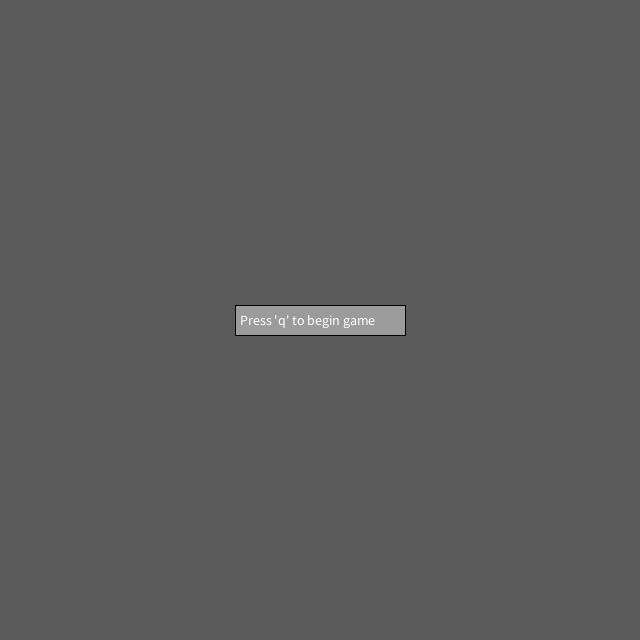
Frame 1 (no input)
Frame 60 (the mouse pressed at the canvas centre just before this capture): identical to frame 1, image omitted
Frame 120 (the mouse held since frame 60 and released just before this capture): identical to frame 1, image omitted

The Processing sketch that drew this single still picture (run headless with seeded random() and noise(); from frame 60 on, the mouse is pressed at the canvas centre):

// Processing sketch: tetrisCombined
// ── tetrisCombined.pde
final int SPEED_ACROSS = 5;
final int SPEED_DOWN = 40;
final int SPEED_ROTATE = 10;

final int STATE_START = 0;
final int STATE_PLAYING = 1;
final int STATE_PAUSE = 2;
final int STATE_OVER = 3;

Menu menu;
Grid grid;
Grid heldGrid;
Grid nextGrid;
Block currentBlock;
Block nextBlock;
Block heldBlock;

int currentBlockValue;
int nextBlockValue;
int heldBlockValue;

int gameState;

boolean rotate, left, right, fallFast, switchBlock, start, pause;
boolean hasSwitched;

void setup() {
  size(640, 640); //Screen Resolution
  background(90, 90, 90); //Sets Background Color
  menu = new Menu();
  grid = new Grid(12, 25, 200, 40, 20, 155, 155, 155, 90, 90, 90, false);
  nextGrid = new Grid(4, 2, 450, 140, 20, 155, 155, 155, 90, 90, 90, true);
  heldGrid = new Grid(4, 2, 450, 270, 20, 155, 155, 155, 90, 90, 90, true);
  currentBlockValue = 0;
  heldBlockValue = -1;
  nextBlock(currentBlockValue);
  nextBlockAfter();
  hasSwitched = false;
  gameState = STATE_START;
}

void draw() {
  
  switch(gameState){
    case(STATE_START):
      stateStart();
      break;
      
    case(STATE_PLAYING):
      statePlaying();
      break;
      
    case(STATE_PAUSE):
      statePause();
      break;
      
    case(STATE_OVER):
      stateOver();
      break;
  }
}

void stateStart(){
  menu.showStart();
  if(start){
    gameState = STATE_PLAYING;
  }
}

void statePlaying(){
  menu.show();
  grid.show();
  heldGrid.show();
  nextGrid.show();
  grid.checkClear();
  
  if(grid.isGameOver()){
    gameState = STATE_OVER;
  }
  
  if(fallFast && frameCount % ((int) SPEED_DOWN / 10) == 0) {
    currentBlock.fall();  
  }
  
  else if(frameCount % SPEED_DOWN == 0){
    currentBlock.fall();  
  }
  
  if(currentBlock.hitSolid()){
    menu.scoreUp(5);
    grid.cleanPlaying();
    nextBlock(nextBlockValue);
    nextGrid.resetMap();
    nextBlockAfter();
  }
  
  if(right && frameCount % SPEED_ACROSS == 0){
    currentBlock.moveRight();
  }
  
  if(left && frameCount % SPEED_ACROSS == 0){
    currentBlock.moveLeft();
  }
  
  if(rotate && frameCount % SPEED_ROTATE == 0){
    currentBlock.rotate();
  }
  
  if(switchBlock && heldBlockValue == -1){
    heldBlockValue = currentBlockValue;
    currentBlockValue = nextBlockValue;
    nextGrid.resetMap();
    nextBlockAfter();
    nextBlockHeld(heldBlockValue);
    currentBlock.clearBlock();
    nextBlock(currentBlockValue);
  }
  else if(switchBlock && frameCount % 30 == 0){
    int temp = currentBlockValue;
    currentBlockValue = heldBlockValue;
    heldBlockValue = temp;
    heldGrid.resetMap();
    nextBlockHeld(heldBlockValue);
    currentBlock.clearBlock();
    nextBlock(currentBlockValue);
  }
  
  if(pause){
    gameState = STATE_PAUSE;  
  }
}

void statePause(){
  menu.showPause();
  if(start){
    gameState = STATE_PLAYING;  
  }
}

void stateOver(){
  menu.show();
  menu.showGameOver();
  if(pause){
    exit();  
  }
  if(start){
    resetGame();
    gameState = STATE_START;
  }
}

void resetGame(){
  menu = new Menu();
  grid = new Grid(12, 25, 200, 40, 20, 155, 155, 155, 90, 90, 90, false);
  nextGrid = new Grid(4, 2, 450, 140, 20, 155, 155, 155, 90, 90, 90, true);
  heldGrid = new Grid(4, 2, 450, 270, 20, 155, 155, 155, 90, 90, 90, true);
  currentBlockValue = 0;
  heldBlockValue = -1;
  nextBlock(currentBlockValue);
  nextBlockAfter();
  hasSwitched = false;
}

void nextBlock(int value) {
  switch(value){
    case 0:
      currentBlock = new I(grid, 4, 3);
      break;
      
    case 1:
      currentBlock = new J(grid, 4, 3);
      break;
      
    case 2:
      currentBlock = new L(grid, 4, 3);
      break;
      
    case 3:
      currentBlock = new O(grid, 5, 3);
      break;
      
    case 4:
      currentBlock = new S(grid, 4, 3);
      break;
      
    case 5:
      currentBlock = new T(grid, 4, 3);
      break;
      
    case 6:
      currentBlock = new Z(grid, 4, 3);
      break;
  }
}

void nextBlockAfter() {
  switch(int(random(7))){
    case 0:
      nextBlock = new I(nextGrid, 0, 1);
      nextBlockValue = 0;
      break;
      
    case 1:
      nextBlock = new J(nextGrid, 0, 1);
      nextBlockValue = 1;
      break;
      
    case 2:
      nextBlock = new L(nextGrid, 0, 1);
      nextBlockValue = 2;
      break;
      
    case 3:
      nextBlock = new O(nextGrid, 1, 1);
      nextBlockValue = 3;
      break;
      
    case 4:
      nextBlock = new S(nextGrid, 0, 1);
      nextBlockValue = 4;
      break;
      
    case 5:
      nextBlock = new T(nextGrid, 0, 1);
      nextBlockValue = 5;
      break;
      
    case 6:
      nextBlock = new Z(nextGrid, 1, 1);
      nextBlockValue = 6;
      break;
  }
}

void nextBlockHeld(int value) {
  switch(value){
    case 0:
      heldBlock = new I(heldGrid, 0, 1);
      heldBlockValue = 0;
      break;
      
    case 1:
      heldBlock = new J(heldGrid, 0, 1);
      heldBlockValue = 1;
      break;
      
    case 2:
      heldBlock = new L(heldGrid, 0, 1);
      heldBlockValue = 2;
      break;
      
    case 3:
      heldBlock = new O(heldGrid, 1, 1);
      heldBlockValue = 3;
      break;
      
    case 4:
      heldBlock = new S(heldGrid, 0, 1);
      heldBlockValue = 4;
      break;
      
    case 5:
      heldBlock = new T(heldGrid, 0, 1);
      heldBlockValue = 5;
      break;
      
    case 6:
      heldBlock = new Z(heldGrid, 1, 1);
      heldBlockValue = 6;
      break;
  }
}
  
  void keyPressed() {
    if (key == 'w') rotate = true;
    if (key == 'a') left = true;
    if (key == 'd') right = true;
    if (key == 's') fallFast = true;
    if (key == 'e') switchBlock = true;
    if (key == 'q') start = true;
    if (key == 'f') pause = true;
  }
    
  
  void keyReleased() {
    if (key == 'w') rotate = false;
    if (key == 'a') left = false;
    if (key == 'd') right = false;
    if (key == 's') fallFast = false;
    if (key == 'e') switchBlock = false;
    if (key == 'q') start = false;
    if (key == 'f') pause = false;
  }
  
  abstract class Block {
  
  final int RED_STROKE = 90;
  final int GREEN_STROKE = 90;
  final int BLUE_STROKE = 90;
  final int RED_FILL;
  final int GREEN_FILL;
  final int BLUE_FILL;
  
  Grid grid;
  Cell[][] map;
  
  int originIndexX;
  int originIndexY;
  
  Block(Grid grid, int RED_FILL, int GREEN_FILL, int BLUE_FILL) {
    this.grid = grid;
    this.RED_FILL = RED_FILL;
    this.GREEN_FILL = GREEN_FILL;
    this.BLUE_FILL = BLUE_FILL;
    map = grid.getMap();
  }
  
  void rotate() {
    if(map[originIndexY - 1][originIndexX - 1].canRotate && map[originIndexY - 1][originIndexX + 1].isSolid){
      return;
    }
    else if(map[originIndexY - 1][originIndexX].canRotate && map[originIndexY][originIndexX + 1].isSolid) {
      return;
    }
    else if(map[originIndexY - 1][originIndexX + 1].canRotate && map[originIndexY + 1][originIndexX + 1].isSolid) {
      return;  
    }
    else if(map[originIndexY][originIndexX - 1].canRotate && map[originIndexY - 1][originIndexX].isSolid){
      return;  
    }
    else if(map[originIndexY][originIndexX + 1].canRotate && map[originIndexY + 1][originIndexX].isSolid) {
      return;
    }
    else if(map[originIndexY + 1][originIndexX - 1].canRotate && map[originIndexY - 1][originIndexX - 1].isSolid){
      return;
    }
    else if(map[originIndexY - 1][originIndexX].canRotate && map[originIndexY][originIndexX - 1].isSolid){
      return;
    }
    
    if(map[originIndexY - 1][originIndexX - 1].canRotate && (!map[originIndexY - 1][originIndexX + 1].isSolid || map[originIndexY - 1][originIndexX + 1].canRotate)){ //Top Left
      if(map[originIndexY - 1][originIndexX - 1].stickRotate) {
        map[originIndexY - 1][originIndexX - 1].changeCell(RED_FILL, GREEN_FILL, BLUE_FILL, RED_STROKE, GREEN_STROKE, BLUE_STROKE, false, true, false);
        map[originIndexY - 1][originIndexX + 1].changeCell(RED_FILL, GREEN_FILL, BLUE_FILL, RED_STROKE, GREEN_STROKE, BLUE_STROKE, false, true, false);
        map[originIndexY - 1][originIndexX - 1].stickRotateOff();
      }
      else if(map[originIndexY - 1][originIndexX + 1].canRotate){
        map[originIndexY - 1][originIndexX - 1].changeCell(grid.redFill, grid.greenFill, grid.blueFill, grid.redStroke, grid.greenStroke, grid.blueStroke, false, false, false);
        map[originIndexY - 1][originIndexX + 1].stickRotateOn();
      }
      else {
        map[originIndexY - 1][originIndexX - 1].changeCell(grid.redFill, grid.greenFill, grid.blueFill, grid.redStroke, grid.greenStroke, grid.blueStroke, false, false, false);
        map[originIndexY - 1][originIndexX + 1].changeCell(RED_FILL, GREEN_FILL, BLUE_FILL, RED_STROKE, GREEN_STROKE, BLUE_STROKE, false, true, false);
      }
    }

    if(map[originIndexY - 1][originIndexX].canRotate && (!map[originIndexY][originIndexX + 1].isSolid || map[originIndexY][originIndexX + 1].canRotate)){ //Top Middle
      if(map[originIndexY - 1][originIndexX].stickRotate) {
        map[originIndexY - 1][originIndexX].changeCell(RED_FILL, GREEN_FILL, BLUE_FILL, RED_STROKE, GREEN_STROKE, BLUE_STROKE, false, true, false);
        map[originIndexY][originIndexX + 1].changeCell(RED_FILL, GREEN_FILL, BLUE_FILL, RED_STROKE, GREEN_STROKE, BLUE_STROKE, false, true, false);
        map[originIndexY - 1][originIndexX - 1].stickRotateOff();
      }
      else if(map[originIndexY][originIndexX + 1].canRotate){
        map[originIndexY - 1][originIndexX].changeCell(grid.redFill, grid.greenFill, grid.blueFill, grid.redStroke, grid.greenStroke, grid.blueStroke, false, false, false);
        map[originIndexY][originIndexX + 1].stickRotateOn();
      }
      else {
        map[originIndexY - 1][originIndexX].changeCell(grid.redFill, grid.greenFill, grid.blueFill, grid.redStroke, grid.greenStroke, grid.blueStroke, false, false, false);
        map[originIndexY][originIndexX + 1].changeCell(RED_FILL, GREEN_FILL, BLUE_FILL, RED_STROKE, GREEN_STROKE, BLUE_STROKE, false, true, false);
      }
    }
    
    if(map[originIndexY - 1][originIndexX + 1].canRotate && (!map[originIndexY + 1][originIndexX + 1].isSolid || map[originIndexY + 1][originIndexX + 1].canRotate)){ //Top Right
      if(map[originIndexY - 1][originIndexX + 1].stickRotate) {
        map[originIndexY - 1][originIndexX + 1].changeCell(RED_FILL, GREEN_FILL, BLUE_FILL, RED_STROKE, GREEN_STROKE, BLUE_STROKE, false, true, false);
        map[originIndexY + 1][originIndexX + 1].changeCell(RED_FILL, GREEN_FILL, BLUE_FILL, RED_STROKE, GREEN_STROKE, BLUE_STROKE, false, true, false);
        map[originIndexY - 1][originIndexX + 1].stickRotateOff();
      }
      else if(map[originIndexY + 1][originIndexX + 1].canRotate){
        map[originIndexY - 1][originIndexX + 1].changeCell(grid.redFill, grid.greenFill, grid.blueFill, grid.redStroke, grid.greenStroke, grid.blueStroke, false, false, false);
        map[originIndexY + 1][originIndexX + 1].stickRotateOn();
      }
      else {
        map[originIndexY - 1][originIndexX + 1].changeCell(grid.redFill, grid.greenFill, grid.blueFill, grid.redStroke, grid.greenStroke, grid.blueStroke, false, false, false);
        map[originIndexY + 1][originIndexX + 1].changeCell(RED_FILL, GREEN_FILL, BLUE_FILL, RED_STROKE, GREEN_STROKE, BLUE_STROKE, false, true, false);
      }
    }

    if(map[originIndexY][originIndexX - 1].canRotate && (!map[originIndexY - 1][originIndexX].isSolid || map[originIndexY - 1][originIndexX].canRotate)){ //Middle Left
      if(map[originIndexY][originIndexX - 1].stickRotate) {
        map[originIndexY][originIndexX - 1].changeCell(RED_FILL, GREEN_FILL, BLUE_FILL, RED_STROKE, GREEN_STROKE, BLUE_STROKE, false, true, false);
        map[originIndexY - 1][originIndexX].changeCell(RED_FILL, GREEN_FILL, BLUE_FILL, RED_STROKE, GREEN_STROKE, BLUE_STROKE, false, true, false);
        map[originIndexY][originIndexX - 1].stickRotateOff();
      }
      else if(map[originIndexY - 1][originIndexX].canRotate){
        map[originIndexY][originIndexX - 1].changeCell(grid.redFill, grid.greenFill, grid.blueFill, grid.redStroke, grid.greenStroke, grid.blueStroke, false, false, false);
        map[originIndexY - 1][originIndexX].stickRotateOn();
      }
      else {
        map[originIndexY][originIndexX - 1].changeCell(grid.redFill, grid.greenFill, grid.blueFill, grid.redStroke, grid.greenStroke, grid.blueStroke, false, false, false);
        map[originIndexY - 1][originIndexX].changeCell(RED_FILL, GREEN_FILL, BLUE_FILL, RED_STROKE, GREEN_STROKE, BLUE_STROKE, false, true, false);
      }
    }

    if(map[originIndexY][originIndexX + 1].canRotate && (!map[originIndexY + 1][originIndexX].isSolid || map[originIndexY + 1][originIndexX].canRotate)){ //Middle Right
      if(map[originIndexY][originIndexX + 1].stickRotate){
        map[originIndexY][originIndexX + 1].changeCell(RED_FILL, GREEN_FILL, BLUE_FILL, RED_STROKE, GREEN_STROKE, BLUE_STROKE, false, true, false);
        map[originIndexY + 1][originIndexX].changeCell(RED_FILL, GREEN_FILL, BLUE_FILL, RED_STROKE, GREEN_STROKE, BLUE_STROKE, false, true, false);
        map[originIndexY][originIndexX + 1].stickRotateOff();
      }
      else if(map[originIndexY + 1][originIndexX].canRotate){
        map[originIndexY][originIndexX + 1].changeCell(grid.redFill, grid.greenFill, grid.blueFill, grid.redStroke, grid.greenStroke, grid.blueStroke, false, false, false);
        map[originIndexY + 1][originIndexX].stickRotateOn();
      }
      else {
        map[originIndexY][originIndexX + 1].changeCell(grid.redFill, grid.greenFill, grid.blueFill, grid.redStroke, grid.greenStroke, grid.blueStroke, false, false, false);
        map[originIndexY + 1][originIndexX].changeCell(RED_FILL, GREEN_FILL, BLUE_FILL, RED_STROKE, GREEN_STROKE, BLUE_STROKE, false, true, false);
      }
    }

    if(map[originIndexY + 1][originIndexX - 1].canRotate && (!map[originIndexY - 1][originIndexX - 1].isSolid || map[originIndexY - 1][originIndexX - 1].canRotate)){ //Bottom Left
      if(map[originIndexY + 1][originIndexX - 1].stickRotate){
        map[originIndexY + 1][originIndexX - 1].changeCell(RED_FILL, GREEN_FILL, BLUE_FILL, RED_STROKE, GREEN_STROKE, BLUE_STROKE, false, true, false);
        map[originIndexY - 1][originIndexX - 1].changeCell(RED_FILL, GREEN_FILL, BLUE_FILL, RED_STROKE, GREEN_STROKE, BLUE_STROKE, false, true, false);
        map[originIndexY + 1][originIndexX - 1].stickRotateOff();
      }
      else if(map[originIndexY - 1][originIndexX - 1].canRotate){
        map[originIndexY + 1][originIndexX - 1].changeCell(grid.redFill, grid.greenFill, grid.blueFill, grid.redStroke, grid.greenStroke, grid.blueStroke, false, false, false);
        map[originIndexY - 1][originIndexX - 1].stickRotateOn();
      }
      else {
        map[originIndexY + 1][originIndexX - 1].changeCell(grid.redFill, grid.greenFill, grid.blueFill, grid.redStroke, grid.greenStroke, grid.blueStroke, false, false, false);
        map[originIndexY - 1][originIndexX - 1].changeCell(RED_FILL, GREEN_FILL, BLUE_FILL, RED_STROKE, GREEN_STROKE, BLUE_STROKE, false, true, false);
      }
    }

    if(map[originIndexY + 1][originIndexX].canRotate && (!map[originIndexY][originIndexX - 1].isSolid || map[originIndexY][originIndexX - 1].canRotate)){ //Bottom Middle
      if(map[originIndexY + 1][originIndexX].stickRotate){
        map[originIndexY + 1][originIndexX].changeCell(RED_FILL, GREEN_FILL, BLUE_FILL, RED_STROKE, GREEN_STROKE, BLUE_STROKE, false, true, false);
        map[originIndexY][originIndexX - 1].changeCell(RED_FILL, GREEN_FILL, BLUE_FILL, RED_STROKE, GREEN_STROKE, BLUE_STROKE, false, true, false);
        map[originIndexY + 1][originIndexX].stickRotateOff();
      }
      else if(map[originIndexY][originIndexX - 1].canRotate){
        map[originIndexY + 1][originIndexX].changeCell(grid.redFill, grid.greenFill, grid.blueFill, grid.redStroke, grid.greenStroke, grid.blueStroke, false, false, false);
        map[originIndexY][originIndexX - 1].stickRotateOn();
      }
      else {
        map[originIndexY + 1][originIndexX].changeCell(grid.redFill, grid.greenFill, grid.blueFill, grid.redStroke, grid.greenStroke, grid.blueStroke, false, false, false);
        map[originIndexY][originIndexX - 1].changeCell(RED_FILL, GREEN_FILL, BLUE_FILL, RED_STROKE, GREEN_STROKE, BLUE_STROKE, false, true, false);
      }
    }

    if(map[originIndexY + 1][originIndexX + 1].canRotate && (!map[originIndexY + 1][originIndexX - 1].isSolid || map[originIndexY + 1][originIndexX - 1].canRotate)){ //Bottom Right
    
      if(map[originIndexY + 1][originIndexX + 1].stickRotate){
        map[originIndexY + 1][originIndexX + 1].changeCell(RED_FILL, GREEN_FILL, BLUE_FILL, RED_STROKE, GREEN_STROKE, BLUE_STROKE, false, true, false);
        map[originIndexY + 1][originIndexX - 1].changeCell(RED_FILL, GREEN_FILL, BLUE_FILL, RED_STROKE, GREEN_STROKE, BLUE_STROKE, false, true, false);
        map[originIndexY + 1][originIndexX + 1].stickRotateOff();
      }
      else if(map[originIndexY + 1][originIndexX - 1].canRotate){
        map[originIndexY + 1][originIndexX + 1].changeCell(grid.redFill, grid.greenFill, grid.blueFill, grid.redStroke, grid.greenStroke, grid.blueStroke, false, false, false);
        map[originIndexY + 1][originIndexX - 1].stickRotateOn();
      }
      else {
        map[originIndexY + 1][originIndexX + 1].changeCell(grid.redFill, grid.greenFill, grid.blueFill, grid.redStroke, grid.greenStroke, grid.blueStroke, false, false, false);
        map[originIndexY + 1][originIndexX - 1].changeCell(RED_FILL, GREEN_FILL, BLUE_FILL, RED_STROKE, GREEN_STROKE, BLUE_STROKE, false, true, false);
      }
    }

    resetPlayable();
  }
  
  void resetPlayable() {
    for(int i = 4; i < map.length - 1; i++){
      for(int j = 0; j < map[0].length; j++){
        if(map[i][j].isPlaying){
          map[i][j].canRotateOn();
        }
      }
    } 
  }
  
  void fall(){
    for(int i = map.length - 2; i >= 0; i--){ 
      for(int j = map[0].length - 1; j >= 0; j--){
        if(map[i][j].isPlaying && !map[i + 1][j].isSolid){
          map[i][j].changeCell(grid.redFill, grid.greenFill, grid.blueFill, grid.redStroke, grid.greenStroke, grid.blueStroke, false, false, false);
          map[i + 1][j].changeCell(RED_FILL, GREEN_FILL, BLUE_FILL, RED_STROKE, GREEN_STROKE, BLUE_STROKE, false, true, true);
        }
      }
    }
    originIndexY++;
  }
  
  boolean hitSolid() {
    for(int i = 4; i < map.length - 1; i++){
      for(int j = 0; j < map[0].length; j++){
        if(map[i + 1][j].isSolid && map[i][j].isPlaying()){
          return true;
        }
      }
    }
    return false;
  }
  
  void moveRight() {
    for(int i = 0; i < map.length - 1; i++){
      for(int j = map[0].length - 2; j >= 1; j--){
        if(map[i][j + 1].isSolid && map[i][j].isPlaying){
          return;  
        }
      }
    }
    for(int i = 0; i < map.length - 1; i++){
      for(int j = map[0].length - 2; j >= 1; j--){
        if(map[i][j].isPlaying && !map[i][j + 1].isSolid){
          map[i][j].changeCell(grid.redFill, grid.greenFill, grid.blueFill, grid.redStroke, grid.greenStroke, grid.blueStroke, false, false, false);
          map[i][j + 1].changeCell(RED_FILL, GREEN_FILL, BLUE_FILL, RED_STROKE, GREEN_STROKE, BLUE_STROKE, false, true, true);
        }
      }
    }
    originIndexX++;
  }
  
  void moveLeft() {
    for(int i = 0; i < map.length - 1; i++){
      for(int j = 1; j < map[0].length - 1; j++){
        if(map[i][j - 1].isSolid && map[i][j].isPlaying){
          return;  
        }
      }
    }
    for(int i = 0; i < map.length - 1; i++){
      for(int j = 1; j < map[0].length - 1; j++){
        if(map[i][j].isPlaying && !map[i][j - 1].isSolid){
          map[i][j].changeCell(grid.redFill, grid.greenFill, grid.blueFill, grid.redStroke, grid.greenStroke, grid.blueStroke, false, false, false);
          map[i][j - 1].changeCell(RED_FILL, GREEN_FILL, BLUE_FILL, RED_STROKE, GREEN_STROKE, BLUE_STROKE, false, true, true);
        }
      }
    }
    originIndexX--;
  }
  
  void clearBlock(){
    for(int i = 0; i < map.length - 1; i++){
      for(int j = 1; j < map[0].length - 1; j++){
        if(map[i][j].isPlaying){
          map[i][j].changeCell(grid.redFill, grid.greenFill, grid.blueFill, grid.redStroke, grid.greenStroke, grid.blueStroke, false, false, false);
        }
      } 
    }
  }
  
}

class Cell {
  
  int x;
  int y;
  int heightAndWidth;
  int redFill;
  int greenFill;
  int blueFill;
  int redStroke;
  int greenStroke;
  int blueStroke;
  boolean isSolid;
  boolean isPlaying;
  boolean canRotate;
  boolean stickRotate;
  
  Cell(int x, int y, int heightAndWidth, int redFill, int greenFill, int blueFill, int redStroke, int greenStroke, int blueStroke, boolean isSolid, boolean isPlaying, boolean canRotate) {
    this.x = x;
    this.y = y;
    this.heightAndWidth = heightAndWidth;
    this.redFill = redFill;
    this.greenFill = greenFill;
    this.blueFill = blueFill;
    this.redStroke = redStroke;
    this.greenStroke = greenStroke;
    this.blueStroke = blueStroke;
    this.isSolid = isSolid;
    this.isPlaying = isPlaying;
    this.canRotate = canRotate;
    stickRotate = false;
  }
  
  void show() {
    fill(redFill, greenFill, blueFill);
    stroke(redStroke, greenStroke, blueStroke);
    square(x, y, heightAndWidth);
  }
  int redFill() {
    return redFill;
  }
  
  int greenFill() {
    return greenFill;
  }
  
  int blueFill() {
    return blueFill;
  }
  
  int redStroke() {
    return redStroke;
  }
  
  int greenStroke() {
    return greenStroke;
  }
  
  int blueStroke() {
    return blueStroke;
  }
  
  boolean isSolid() {
    return isSolid;
  }
  
  boolean isPlaying() {
    return isPlaying;  
  }
  
  boolean canRotate() {
    return canRotate;  
  }

  void playingOff() {
    isPlaying = false;  
  }
  
  void solidOn() {
    isSolid = true;  
  }
  
  void canRotateOff() {
    canRotate = false;  
  }
  
  void canRotateOn() {
    canRotate = true;
  }
  
  void stickRotateOn() {
    stickRotate = true;  
  }
  
  void stickRotateOff() {
    stickRotate = false;  
  }
  
  void changeCell(int redFill, int greenFill, int blueFill, int redStroke, int blueStroke, int greenStroke, boolean isSolid, boolean isPlaying, boolean canRotate) {
    this.redFill = redFill;
    this.greenFill = greenFill;
    this.blueFill = blueFill;
    this.redStroke = redStroke;
    this.greenStroke = greenStroke;
    this.blueStroke = blueStroke;
    this.isSolid = isSolid;
    this.isPlaying = isPlaying;
    this.canRotate = canRotate;
  }
  
}

class Grid {
  
  Cell[][] map;
  int numX;
  int numY;
  int startX;
  int startY;
  int cellLength;
  int redFill;
  int greenFill;
  int blueFill;
  int redStroke;
  int greenStroke;
  int blueStroke;
  boolean hasNoSolids;

  Grid(int numX, int numY, int startX, int startY, int cellLength, int redFill, int greenFill, int blueFill, int redStroke, int greenStroke, int blueStroke, boolean hasNoSolids) {
    
    this.numX = numX;
    this.numY = numY;
    this.startX = startX;
    this.startY = startY;
    this.cellLength = cellLength;
    this.redFill = redFill;
    this.greenFill = greenFill;
    this.blueFill = blueFill;
    this.redStroke = redStroke;
    this.greenStroke = greenStroke;
    this.blueStroke = blueStroke;
    this.hasNoSolids = hasNoSolids;
    
    map = makeMap();
    
  }
  
  Cell[][] makeMap() {
    int x = startX;
    int y = startY;
    
    map = new Cell[numY][numX];
    
    if(!hasNoSolids){
      for(int i = 0; i < numY; i++){ //y iterations
        for(int j = 0; j < numX; j++){ //x iterations
          if(i <= 3) { //Spawn area
            map[i][j] = new Cell(x, y, cellLength, redStroke, greenStroke, blueStroke, redStroke, greenStroke, blueStroke, false, false, false);
          } else if(i == numY - 1) { //Hidden Solid zone at bottom
            map[i][j] = new Cell(x, y, cellLength, redStroke, greenStroke, blueStroke, redStroke, greenStroke, blueStroke, true, false, false);
          } else if(j == 0 || j == numX - 1) { //Hidden solid zone on sides
            map[i][j] = new Cell(x, y, cellLength, redStroke, greenStroke, blueStroke, redStroke, greenStroke, blueStroke, true, false, false);
          } else { //Empty Cells
            map[i][j] = new Cell(x, y, cellLength, redFill, greenFill, blueFill, redStroke, blueStroke, greenStroke, false, false, false);
          }
          x += cellLength;
        }
        y += cellLength;
        x = startX;
      }
    }
    else {
      for(int i = 0; i < numY; i++){ //y iterations
        for(int j = 0; j < numX; j++){ //x iterations
          map[i][j] = new Cell(x, y, cellLength, redFill, greenFill, blueFill, redStroke, blueStroke, greenStroke, false, false, false);
          x += cellLength;
        }
        y += cellLength;
        x = startX;
      }
    }
    return map;
  }

  
  void show() {
    if(hasNoSolids){
      for(int i = 0; i < map.length; i++){
        for(int j = 0; j < map[0].length; j++){
          map[i][j].show();
        }
      }
    }
    else {
      for(int i = 4; i < map.length; i++){ //Change to 4 so spawn area doesnt show
        for(int j = 0; j < map[0].length; j++){
          map[i][j].show();
      }
    }
    }
  }

  Cell getCell(int xIndex, int yIndex) {
    return map[yIndex][xIndex];    
  }
  
  
  void changeCell(int xIndex, int yIndex, int redFill, int greenFill, int blueFill, int redStroke, int blueStroke, int greenStroke, boolean isSolid, boolean isPlaying, boolean canRotate) {
    map[yIndex][xIndex].changeCell(redFill, greenFill, blueFill, redStroke, blueStroke, greenStroke, isSolid, isPlaying, canRotate);
  }
  
  Cell[][] getMap(){
    return map;  
  }
  
  void resetMap() {
    for(int i = 0; i < numY; i++){ //y iterations
      for(int j = 0; j < numX; j++){ //x iterations
        changeCell(j, i, redFill, greenFill, blueFill, redStroke, greenStroke, blueStroke, false, false, false);
      }
    }
  }
  
  void cleanPlaying() {
    for(int i = 0; i < map.length; i++){ //y iterations
      for(int j = 0; j < map[0].length; j++){ //x iterations
        if(map[i][j].isPlaying){
          map[i][j].solidOn();
          map[i][j].playingOff();
        }
      }
    }
  }
  
  void checkClear() {
    int solidCounter = 0;
    int linesCleared = 0;
    for(int i = 4; i < map.length - 1; i++){
      for(int j = 1; j < map[0].length - 1; j++){
        if(map[i][j].isSolid){
          solidCounter++;  
        }
      }
      if(solidCounter == 10){
          clearLine(i);
          linesCleared++;
      }
      solidCounter = 0;
    }
    menu.scoreUpLineClear(linesCleared);
  }
  
  void clearLine(int yIndex){
    for(int i = 1; i < map[0].length - 1; i++){
      changeCell(i, yIndex, redFill, greenFill, blueFill, redStroke, blueStroke, greenStroke, false, false, false);
    }

    for(int i = yIndex; i >= 5; i--){ 
      for(int j = 1; j < map[0].length - 1; j++){
        cellSwap(map[i][j], map[i - 1][j]);
      }
    }
    menu.lineChange(1);
  }
  
  boolean isGameOver(){
    
    //for(int i = 0; i < 4; i++){
      for(int j = 1; j < map[0].length - 1; j++){
        if(map[4][j].isSolid){
          return true;
        }
      //}
    }
    return false;
  }
  
  void cellSwap(Cell cell1, Cell cell2){

    int redFill1 = cell1.redFill;
    int greenFill1 = cell1.greenFill;
    int blueFill1 = cell1.blueFill;
    int redStroke1 = cell1.redStroke;
    int greenStroke1 = cell1.greenStroke;
    int blueStroke1 = cell1.blueStroke;
    boolean isSolid1 = cell1.isSolid;
    boolean isPlaying1 = cell1.isPlaying;
    boolean canRotate1 = cell1.canRotate;
    
    int redFill2 = cell2.redFill;
    int greenFill2 = cell2.greenFill;
    int blueFill2 = cell2.blueFill;
    int redStroke2 = cell2.redStroke;
    int greenStroke2 = cell2.greenStroke;
    int blueStroke2 = cell2.blueStroke;
    boolean isSolid2 = cell2.isSolid;
    boolean isPlaying2 = cell2.isPlaying;
    boolean canRotate2 = cell2.canRotate;
    
    cell1.changeCell(redFill2, greenFill2, blueFill2, redStroke2, greenStroke2, blueStroke2, isSolid2, isPlaying2, canRotate2);
    cell2.changeCell(redFill1, greenFill1, blueFill1, redStroke1, greenStroke1, blueStroke1, isSolid1, isPlaying1, canRotate1);
  }
}

class I extends Block {
  
  static final int RED_FILL = 48;
  static final int GREEN_FILL = 199;
  static final int BLUE_FILL = 239;
  
  I(Grid grid, int xIndex, int yIndex) {
    super(grid, RED_FILL, GREEN_FILL, BLUE_FILL);
    super.originIndexX = xIndex + 1;
    super.originIndexY = yIndex;
    for(int i = 0; i < 4; i++){
      grid.changeCell(xIndex, yIndex, RED_FILL, GREEN_FILL, BLUE_FILL, super.RED_STROKE, super.GREEN_STROKE, super.BLUE_STROKE, false, true, true); 
      xIndex++;
    }
  }
  
  void rotate() {
    if(map[originIndexY - 1][originIndexX - 1].canRotate && map[originIndexY - 1][originIndexX + 1].isSolid){
      return;
    }
    else if(map[originIndexY - 1][originIndexX].canRotate && map[originIndexY][originIndexX + 1].isSolid) {
      return;
    }
    else if(map[originIndexY - 1][originIndexX + 1].canRotate && map[originIndexY + 1][originIndexX + 1].isSolid) {
      return;  
    }
    else if(map[originIndexY][originIndexX - 1].canRotate && map[originIndexY - 1][originIndexX].isSolid){
      return;  
    }
    else if(map[originIndexY][originIndexX + 1].canRotate && map[originIndexY + 1][originIndexX].isSolid) {
      return;
    }
    else if(map[originIndexY + 1][originIndexX - 1].canRotate && map[originIndexY - 1][originIndexX - 1].isSolid){
      return;
    }
    else if(map[originIndexY - 1][originIndexX].canRotate && map[originIndexY][originIndexX - 1].isSolid){
      return;
    }
    else if(map[originIndexY + 2][originIndexX].canRotate && map[originIndexY][originIndexX + 2].isSolid){
      return;
    }
    else if(map[originIndexY][originIndexX + 2].canRotate && map[originIndexY + 2][originIndexX].isSolid){
      return;  
    }
    
    if(map[originIndexY - 1][originIndexX - 1].canRotate && (!map[originIndexY - 1][originIndexX + 1].isSolid || map[originIndexY - 1][originIndexX + 1].canRotate)){ //Top Left
      if(map[originIndexY - 1][originIndexX - 1].stickRotate) {
        map[originIndexY - 1][originIndexX - 1].changeCell(RED_FILL, GREEN_FILL, BLUE_FILL, RED_STROKE, GREEN_STROKE, BLUE_STROKE, false, true, false);
        map[originIndexY - 1][originIndexX + 1].changeCell(RED_FILL, GREEN_FILL, BLUE_FILL, RED_STROKE, GREEN_STROKE, BLUE_STROKE, false, true, false);
        map[originIndexY - 1][originIndexX - 1].stickRotateOff();
      }
      else if(map[originIndexY - 1][originIndexX + 1].canRotate){
        map[originIndexY - 1][originIndexX - 1].changeCell(grid.redFill, grid.greenFill, grid.blueFill, grid.redStroke, grid.greenStroke, grid.blueStroke, false, false, false);
        map[originIndexY - 1][originIndexX + 1].stickRotateOn();
      }
      else {
        map[originIndexY - 1][originIndexX - 1].changeCell(grid.redFill, grid.greenFill, grid.blueFill, grid.redStroke, grid.greenStroke, grid.blueStroke, false, false, false);
        map[originIndexY - 1][originIndexX + 1].changeCell(RED_FILL, GREEN_FILL, BLUE_FILL, RED_STROKE, GREEN_STROKE, BLUE_STROKE, false, true, false);
      }
    }

    if(map[originIndexY - 1][originIndexX].canRotate && (!map[originIndexY][originIndexX + 1].isSolid || map[originIndexY][originIndexX + 1].canRotate)){ //Top Middle
      if(map[originIndexY - 1][originIndexX].stickRotate) {
        map[originIndexY - 1][originIndexX].changeCell(RED_FILL, GREEN_FILL, BLUE_FILL, RED_STROKE, GREEN_STROKE, BLUE_STROKE, false, true, false);
        map[originIndexY][originIndexX + 1].changeCell(RED_FILL, GREEN_FILL, BLUE_FILL, RED_STROKE, GREEN_STROKE, BLUE_STROKE, false, true, false);
        map[originIndexY - 1][originIndexX - 1].stickRotateOff();
      }
      else if(map[originIndexY][originIndexX + 1].canRotate){
        map[originIndexY - 1][originIndexX].changeCell(grid.redFill, grid.greenFill, grid.blueFill, grid.redStroke, grid.greenStroke, grid.blueStroke, false, false, false);
        map[originIndexY][originIndexX + 1].stickRotateOn();
      }
      else {
        map[originIndexY - 1][originIndexX].changeCell(grid.redFill, grid.greenFill, grid.blueFill, grid.redStroke, grid.greenStroke, grid.blueStroke, false, false, false);
        map[originIndexY][originIndexX + 1].changeCell(RED_FILL, GREEN_FILL, BLUE_FILL, RED_STROKE, GREEN_STROKE, BLUE_STROKE, false, true, false);
      }
    }
    
    if(map[originIndexY - 1][originIndexX + 1].canRotate && (!map[originIndexY + 1][originIndexX + 1].isSolid || map[originIndexY + 1][originIndexX + 1].canRotate)){ //Top Right
      if(map[originIndexY - 1][originIndexX + 1].stickRotate) {
        map[originIndexY - 1][originIndexX + 1].changeCell(RED_FILL, GREEN_FILL, BLUE_FILL, RED_STROKE, GREEN_STROKE, BLUE_STROKE, false, true, false);
        map[originIndexY + 1][originIndexX + 1].changeCell(RED_FILL, GREEN_FILL, BLUE_FILL, RED_STROKE, GREEN_STROKE, BLUE_STROKE, false, true, false);
        map[originIndexY - 1][originIndexX + 1].stickRotateOff();
      }
      else if(map[originIndexY + 1][originIndexX + 1].canRotate){
        map[originIndexY - 1][originIndexX + 1].changeCell(grid.redFill, grid.greenFill, grid.blueFill, grid.redStroke, grid.greenStroke, grid.blueStroke, false, false, false);
        map[originIndexY + 1][originIndexX + 1].stickRotateOn();
      }
      else {
        map[originIndexY - 1][originIndexX + 1].changeCell(grid.redFill, grid.greenFill, grid.blueFill, grid.redStroke, grid.greenStroke, grid.blueStroke, false, false, false);
        map[originIndexY + 1][originIndexX + 1].changeCell(RED_FILL, GREEN_FILL, BLUE_FILL, RED_STROKE, GREEN_STROKE, BLUE_STROKE, false, true, false);
      }
    }

    if(map[originIndexY][originIndexX - 1].canRotate && (!map[originIndexY - 1][originIndexX].isSolid || map[originIndexY - 1][originIndexX].canRotate)){ //Middle Left
    
      if(map[originIndexY][originIndexX - 1].stickRotate) {
        map[originIndexY][originIndexX - 1].changeCell(RED_FILL, GREEN_FILL, BLUE_FILL, RED_STROKE, GREEN_STROKE, BLUE_STROKE, false, true, false);
        map[originIndexY - 1][originIndexX].changeCell(RED_FILL, GREEN_FILL, BLUE_FILL, RED_STROKE, GREEN_STROKE, BLUE_STROKE, false, true, false);
        map[originIndexY][originIndexX - 1].stickRotateOff();
      }
      else if(map[originIndexY - 1][originIndexX].canRotate){
        map[originIndexY][originIndexX - 1].changeCell(grid.redFill, grid.greenFill, grid.blueFill, grid.redStroke, grid.greenStroke, grid.blueStroke, false, false, false);
        map[originIndexY - 1][originIndexX].stickRotateOn();
      }
      else {
        map[originIndexY][originIndexX - 1].changeCell(grid.redFill, grid.greenFill, grid.blueFill, grid.redStroke, grid.greenStroke, grid.blueStroke, false, false, false);
        map[originIndexY - 1][originIndexX].changeCell(RED_FILL, GREEN_FILL, BLUE_FILL, RED_STROKE, GREEN_STROKE, BLUE_STROKE, false, true, false);
      }
    }

    if(map[originIndexY][originIndexX + 1].canRotate && (!map[originIndexY + 1][originIndexX].isSolid || map[originIndexY + 1][originIndexX].canRotate)){ //Middle Right
      if(map[originIndexY][originIndexX + 1].stickRotate){
        map[originIndexY][originIndexX + 1].changeCell(RED_FILL, GREEN_FILL, BLUE_FILL, RED_STROKE, GREEN_STROKE, BLUE_STROKE, false, true, false);
        map[originIndexY + 1][originIndexX].changeCell(RED_FILL, GREEN_FILL, BLUE_FILL, RED_STROKE, GREEN_STROKE, BLUE_STROKE, false, true, false);
        map[originIndexY][originIndexX + 1].stickRotateOff();
      }
      else if(map[originIndexY + 1][originIndexX].canRotate){
        map[originIndexY][originIndexX + 1].changeCell(grid.redFill, grid.greenFill, grid.blueFill, grid.redStroke, grid.greenStroke, grid.blueStroke, false, false, false);
        map[originIndexY + 1][originIndexX].stickRotateOn();
      }
      else {
        map[originIndexY][originIndexX + 1].changeCell(grid.redFill, grid.greenFill, grid.blueFill, grid.redStroke, grid.greenStroke, grid.blueStroke, false, false, false);
        map[originIndexY + 1][originIndexX].changeCell(RED_FILL, GREEN_FILL, BLUE_FILL, RED_STROKE, GREEN_STROKE, BLUE_STROKE, false, true, false);
      }
    }

    if(map[originIndexY + 1][originIndexX - 1].canRotate && (!map[originIndexY - 1][originIndexX - 1].isSolid || map[originIndexY - 1][originIndexX - 1].canRotate)){ //Bottom Left
      if(map[originIndexY + 1][originIndexX - 1].stickRotate){
        map[originIndexY + 1][originIndexX - 1].changeCell(RED_FILL, GREEN_FILL, BLUE_FILL, RED_STROKE, GREEN_STROKE, BLUE_STROKE, false, true, false);
        map[originIndexY - 1][originIndexX - 1].changeCell(RED_FILL, GREEN_FILL, BLUE_FILL, RED_STROKE, GREEN_STROKE, BLUE_STROKE, false, true, false);
        map[originIndexY + 1][originIndexX - 1].stickRotateOff();
      }
      else if(map[originIndexY - 1][originIndexX - 1].canRotate){
        map[originIndexY + 1][originIndexX - 1].changeCell(grid.redFill, grid.greenFill, grid.blueFill, grid.redStroke, grid.greenStroke, grid.blueStroke, false, false, false);
        map[originIndexY - 1][originIndexX - 1].stickRotateOn();
      }
      else {
        map[originIndexY + 1][originIndexX - 1].changeCell(grid.redFill, grid.greenFill, grid.blueFill, grid.redStroke, grid.greenStroke, grid.blueStroke, false, false, false);
        map[originIndexY - 1][originIndexX - 1].changeCell(RED_FILL, GREEN_FILL, BLUE_FILL, RED_STROKE, GREEN_STROKE, BLUE_STROKE, false, true, false);
      }
    }

    if(map[originIndexY + 1][originIndexX].canRotate && (!map[originIndexY][originIndexX - 1].isSolid || map[originIndexY][originIndexX - 1].canRotate)){ //Bottom Middle
      if(map[originIndexY + 1][originIndexX].stickRotate){
        map[originIndexY + 1][originIndexX].changeCell(RED_FILL, GREEN_FILL, BLUE_FILL, RED_STROKE, GREEN_STROKE, BLUE_STROKE, false, true, false);
        map[originIndexY][originIndexX - 1].changeCell(RED_FILL, GREEN_FILL, BLUE_FILL, RED_STROKE, GREEN_STROKE, BLUE_STROKE, false, true, false);
        map[originIndexY + 1][originIndexX].stickRotateOff();
      }
      else if(map[originIndexY][originIndexX - 1].canRotate){
        map[originIndexY + 1][originIndexX].changeCell(grid.redFill, grid.greenFill, grid.blueFill, grid.redStroke, grid.greenStroke, grid.blueStroke, false, false, false);
        map[originIndexY][originIndexX - 1].stickRotateOn();
      }
      else {
        map[originIndexY + 1][originIndexX].changeCell(grid.redFill, grid.greenFill, grid.blueFill, grid.redStroke, grid.greenStroke, grid.blueStroke, false, false, false);
        map[originIndexY][originIndexX - 1].changeCell(RED_FILL, GREEN_FILL, BLUE_FILL, RED_STROKE, GREEN_STROKE, BLUE_STROKE, false, true, false);
      }
    }

    if(map[originIndexY + 1][originIndexX + 1].canRotate && (!map[originIndexY + 1][originIndexX - 1].isSolid || map[originIndexY + 1][originIndexX - 1].canRotate)){ //Bottom Right
      if(map[originIndexY + 1][originIndexX + 1].stickRotate){
        map[originIndexY + 1][originIndexX + 1].changeCell(RED_FILL, GREEN_FILL, BLUE_FILL, RED_STROKE, GREEN_STROKE, BLUE_STROKE, false, true, false);
        map[originIndexY + 1][originIndexX - 1].changeCell(RED_FILL, GREEN_FILL, BLUE_FILL, RED_STROKE, GREEN_STROKE, BLUE_STROKE, false, true, false);
        map[originIndexY + 1][originIndexX + 1].stickRotateOff();
      }
      else if(map[originIndexY + 1][originIndexX - 1].canRotate){
        map[originIndexY + 1][originIndexX + 1].changeCell(grid.redFill, grid.greenFill, grid.blueFill, grid.redStroke, grid.greenStroke, grid.blueStroke, false, false, false);
        map[originIndexY + 1][originIndexX - 1].stickRotateOn();
      }
      else {
        map[originIndexY + 1][originIndexX + 1].changeCell(grid.redFill, grid.greenFill, grid.blueFill, grid.redStroke, grid.greenStroke, grid.blueStroke, false, false, false);
        map[originIndexY + 1][originIndexX - 1].changeCell(RED_FILL, GREEN_FILL, BLUE_FILL, RED_STROKE, GREEN_STROKE, BLUE_STROKE, false, true, false);
      }
    }

    if(map[originIndexY + 2][originIndexX].canRotate && (!map[originIndexY][originIndexX + 2].isSolid || map[originIndexY][originIndexX + 2].canRotate)){ //Far Bottom
      if(map[originIndexY + 2][originIndexX].stickRotate){
        map[originIndexY + 2][originIndexX].changeCell(RED_FILL, GREEN_FILL, BLUE_FILL, RED_STROKE, GREEN_STROKE, BLUE_STROKE, false, true, false);
        map[originIndexY][originIndexX + 2].changeCell(RED_FILL, GREEN_FILL, BLUE_FILL, RED_STROKE, GREEN_STROKE, BLUE_STROKE, false, true, false);
        map[originIndexY + 2][originIndexX].stickRotateOff();
      }
      else if(map[originIndexY][originIndexX + 2].canRotate){
        map[originIndexY + 2][originIndexX].changeCell(grid.redFill, grid.greenFill, grid.blueFill, grid.redStroke, grid.greenStroke, grid.blueStroke, false, false, false);
        map[originIndexY][originIndexX + 2].stickRotateOn();
      }
      else {
        map[originIndexY + 2][originIndexX].changeCell(grid.redFill, grid.greenFill, grid.blueFill, grid.redStroke, grid.greenStroke, grid.blueStroke, false, false, false);
        map[originIndexY][originIndexX + 2].changeCell(RED_FILL, GREEN_FILL, BLUE_FILL, RED_STROKE, GREEN_STROKE, BLUE_STROKE, false, true, false);
      }
    }
    
    if(map[originIndexY][originIndexX + 2].canRotate && (!map[originIndexY + 2][originIndexX].isSolid || map[originIndexY + 2][originIndexX].canRotate)){ //Far Bottom
      if(map[originIndexY][originIndexX + 2].stickRotate){
        map[originIndexY][originIndexX + 2].changeCell(RED_FILL, GREEN_FILL, BLUE_FILL, RED_STROKE, GREEN_STROKE, BLUE_STROKE, false, true, false);
        map[originIndexY + 2][originIndexX].changeCell(RED_FILL, GREEN_FILL, BLUE_FILL, RED_STROKE, GREEN_STROKE, BLUE_STROKE, false, true, false);
        map[originIndexY][originIndexX + 2].stickRotateOff();
      }
      else if(map[originIndexY + 2][originIndexX].canRotate){
        map[originIndexY][originIndexX + 2].changeCell(grid.redFill, grid.greenFill, grid.blueFill, grid.redStroke, grid.greenStroke, grid.blueStroke, false, false, false);
        map[originIndexY + 2][originIndexX].stickRotateOn();
      }
      else {
        map[originIndexY][originIndexX + 2].changeCell(grid.redFill, grid.greenFill, grid.blueFill, grid.redStroke, grid.greenStroke, grid.blueStroke, false, false, false);
        map[originIndexY + 2][originIndexX].changeCell(RED_FILL, GREEN_FILL, BLUE_FILL, RED_STROKE, GREEN_STROKE, BLUE_STROKE, false, true, false);
      }
    }
    
  }

}

class J extends Block {
  
  static final int RED_FILL = 89;
  static final int GREEN_FILL = 101;
  static final int BLUE_FILL = 175;
  
  J(Grid grid, int xIndex, int yIndex) {
    super(grid, RED_FILL, GREEN_FILL, BLUE_FILL);
    super.originIndexX = xIndex + 1;
    super.originIndexY = yIndex;
    grid.changeCell(xIndex, yIndex - 1, RED_FILL, GREEN_FILL, BLUE_FILL, super.RED_STROKE, super.GREEN_STROKE, super.BLUE_STROKE, false, true, true); 
    for(int i = 0; i < 3; i++){
      grid.changeCell(xIndex, yIndex, RED_FILL, GREEN_FILL, BLUE_FILL, super.RED_STROKE, super.GREEN_STROKE, super.BLUE_STROKE, false, true, true); 
      xIndex++;
    }
  }

}

class L extends Block {
  
  static final int RED_FILL = 239;
  static final int GREEN_FILL = 121;
  static final int BLUE_FILL = 34;
  
  L(Grid grid, int xIndex, int yIndex) {
    super(grid, RED_FILL, GREEN_FILL, BLUE_FILL);
    super.originIndexX = xIndex + 1;
    super.originIndexY = yIndex;
    for(int i = 0; i < 3; i++){
      grid.changeCell(xIndex, yIndex, RED_FILL, GREEN_FILL, BLUE_FILL, super.RED_STROKE, super.GREEN_STROKE, super.BLUE_STROKE, false, true, true); 
      if(i == 2){
        grid.changeCell(xIndex, yIndex - 1, RED_FILL, GREEN_FILL, BLUE_FILL, super.RED_STROKE, super.GREEN_STROKE, super.BLUE_STROKE, false, true, true);   
      }
      xIndex++;
    }
  }
  
}

final int LINES_PER_LEVEL = 10;
int RECTANGLE_COLOR = 155;
int TEXT_COLOR = 255;
int TEXT_SIZE = 14;

class Menu {
 
  int score;
  int level;
  int lines; 
  int linesIncrease;
  int dropSpeed;
  
  Menu() { //Menu Constructor
    score = 0;
    level = 0;
    lines = 0;
    linesIncrease = 0;
    setDropSpeed();
  }
  
  void show() {
    
    fill(RECTANGLE_COLOR);
    rect(450, 120, 80, 20); //Next Block Rectangle
    fill(TEXT_COLOR);
    textSize(TEXT_SIZE);
    textAlign(CENTER, TOP);
    text("Next block:", 490, 120); //Next Block Text
    
    fill(RECTANGLE_COLOR);
    rect(450, 250, 80, 20); //Held Block Rectangle
    fill(TEXT_COLOR);
    textSize(TEXT_SIZE);
    textAlign(CENTER, TOP);
    text("Held block:", 490, 250); //Held Block Text
    
    fill(RECTANGLE_COLOR);
    rect(70, 120, 120, 30); //Score Rectangle
    fill(TEXT_COLOR);
    textSize(TEXT_SIZE);
    textAlign(LEFT, CENTER);
    text("Score: " + score, 75, 135); //Score Text
    
    
    fill(RECTANGLE_COLOR);
    rect(70, 180, 120, 30); //Level Rectangle
    fill(TEXT_COLOR);
    textSize(TEXT_SIZE);
    textAlign(LEFT, CENTER);
    text("Level: " + level, 75, 195); //Level Text
    
    fill(RECTANGLE_COLOR);
    rect(70, 240, 120, 30); //Lines Rectangle
    fill(TEXT_COLOR);
    textSize(TEXT_SIZE);
    textAlign(LEFT, CENTER);
    text("Lines: " + lines, 75, 255); //Lines Text
    
    fill(RECTANGLE_COLOR);
    rect(70, 300, 120, 205); //Lines Rectangle
    fill(TEXT_COLOR);
    textSize(TEXT_SIZE);
    textAlign(CENTER, TOP);
    text("Controls", 130, 300); //Controls Text
    textAlign(LEFT, CENTER);
    text("'a' --> Left", 75, 335);
    text("'d' --> Right", 75, 360);
    text("'w' --> Rotate", 75, 385);
    text("'s' --> Fall", 75, 410);
    text("'e' --> Hold", 75, 435);
    text("'q' --> Start", 75, 460);
    text("'f' --> Pause", 75, 485);
  }
  
  void showStart() {
    fill(RECTANGLE_COLOR);
    rect(235, 305, 170, 30); //Lines Rectangle
    fill(TEXT_COLOR);
    textSize(TEXT_SIZE);
    textAlign(LEFT, CENTER);
    text("Press 'q' to begin game", 240, 320); //Lines Text
  }
  
  void showPause() {
    fill(RECTANGLE_COLOR);
    rect(230, 305, 180, 30); //Lines Rectangle
    fill(TEXT_COLOR);
    textSize(TEXT_SIZE);
    textAlign(LEFT, CENTER);
    text("Press 'q' to resume game", 235, 320); //Lines Text
  }
  
  void showGameOver() {
    fill(RECTANGLE_COLOR);
    rect(235, 270, 170, 100); //Lines Rectangle
    fill(TEXT_COLOR);
    textSize(TEXT_SIZE);
    textAlign(CENTER, TOP);
    text("GAME OVER", 320, 275); //Lines Text
    text("Press 'q' to restart", 320, 310); //Lines Text
    text("Press 'f' to exit", 320, 345); //Lines Text
  }
  
  int getScore() {
    return score;
  }
  
  int getLevel() {
    return level;  
  }
  
  int getLines() {
    return lines;  
  }
  
  int getDropSpeed(){
    return dropSpeed;  
  }
  
  void scoreUp(int change){
    score += change;  
  }
  
  void scoreUpLineClear(int linesCleared) {
    switch(linesCleared){
      case(1):
        score += 40 * (level + 1);
        break; 
        
      case(2):
        score += 100 * (level + 1);
        break;
        
      case(3):
        score += 300 * (level + 1);
        break;
        
      case(4):
        score += 1200 * (level + 1);
        break;
    }
  }
  
  void lineChange(int change) {
    lines += change;
    linesIncrease += change;
    
    if((int)linesIncrease / LINES_PER_LEVEL >= 1){
        level++;
        setDropSpeed();
        linesIncrease -= LINES_PER_LEVEL;
    }
  }
  
  
  
  void setDropSpeed() {
    switch(level){
      case(0):
        dropSpeed = 48;
        break;
      case(1):
        dropSpeed = 43;
        break;
      case(2):
        dropSpeed = 38;
        break;
      case(3):
        dropSpeed = 33;
        break;
      case(4):
        dropSpeed = 28;
        break;
      case(5):
        dropSpeed = 23;
        break;
      case(6):
        dropSpeed = 18;
        break;
      case(7):
        dropSpeed = 13;
        break;
      case(8):
        dropSpeed = 8;
        break;
      case(9):
        dropSpeed = 6;
        break;
      case(10):
        dropSpeed = 5;
        break;
      case(13):
        dropSpeed = 4;
        break;
      case(16):
        dropSpeed = 3;
        break;
      case(19):
        dropSpeed = 2;
        break;
      case(29):
        dropSpeed = 1;
        break;
    }
  }
  
}

class O extends Block {
  
  static final int RED_FILL = 247;
  static final int GREEN_FILL = 211;
  static final int BLUE_FILL = 9;
  
  O(Grid grid, int xIndex, int yIndex) {
    super(grid, RED_FILL, GREEN_FILL, BLUE_FILL);
    super.originIndexX = xIndex;
    super.originIndexY = yIndex;
    for(int i = 0; i < 2; i++){
      grid.changeCell(xIndex, yIndex, RED_FILL, GREEN_FILL, BLUE_FILL, super.RED_STROKE, super.GREEN_STROKE, super.BLUE_STROKE, false, true, true); 
      grid.changeCell(xIndex, yIndex - 1, RED_FILL, GREEN_FILL, BLUE_FILL, super.RED_STROKE, super.GREEN_STROKE, super.BLUE_STROKE, false, true, true);
      xIndex++;
    }
  }
  
  void rotate() { //Overrides so doesnt need to spin
    
  }
  
}

class S extends Block {
  
  static final int RED_FILL = 66;
  static final int GREEN_FILL = 181;
  static final int BLUE_FILL = 67;
  
  S(Grid grid, int xIndex, int yIndex) {
    super(grid, RED_FILL, GREEN_FILL, BLUE_FILL);
    super.originIndexX = xIndex + 1;
    super.originIndexY = yIndex;
    for(int i = 0; i < 2; i++){
      grid.changeCell(xIndex, yIndex, RED_FILL, GREEN_FILL, BLUE_FILL, super.RED_STROKE, super.GREEN_STROKE, super.BLUE_STROKE, false, true, true); 
      if(i == 1){
        grid.changeCell(xIndex, yIndex - 1, RED_FILL, GREEN_FILL, BLUE_FILL, super.RED_STROKE, super.GREEN_STROKE, super.BLUE_STROKE, false, true, true); 
      }
      xIndex++;
    }
    grid.changeCell(xIndex, yIndex - 1, RED_FILL, GREEN_FILL, BLUE_FILL, super.RED_STROKE, super.GREEN_STROKE, super.BLUE_STROKE, false, true, true); 
  }
  
}

class T extends Block {
  
  static final int RED_FILL = 173;
  static final int GREEN_FILL = 77;
  static final int BLUE_FILL = 159;
  
  T(Grid grid, int xIndex, int yIndex) {
    super(grid, RED_FILL, GREEN_FILL, BLUE_FILL);
    super.originIndexX = xIndex + 1;
    super.originIndexY = yIndex;
    for(int i = 0; i < 3; i++){
      grid.changeCell(xIndex, yIndex, RED_FILL, GREEN_FILL, BLUE_FILL, super.RED_STROKE, super.GREEN_STROKE, super.BLUE_STROKE, false, true, true); 
      if(i == 1){
        grid.changeCell(xIndex, yIndex - 1, RED_FILL, GREEN_FILL, BLUE_FILL, super.RED_STROKE, super.GREEN_STROKE, super.BLUE_STROKE, false, true, true); 
      }
      xIndex++;
    }
  }
  
  void rotate(){
    if(!map[originIndexY - 1][originIndexX].isSolid && !map[originIndexY - 1][originIndexX].isPlaying){ //Top Middle Empty
      map[originIndexY][originIndexX + 1].changeCell(grid.redFill, grid.greenFill, grid.blueFill, grid.redStroke, grid.greenStroke, grid.blueStroke, false, false, false);
      map[originIndexY - 1][originIndexX].changeCell(RED_FILL, GREEN_FILL, BLUE_FILL, RED_STROKE, GREEN_STROKE, BLUE_STROKE, false, true, false);
      map[originIndexY][originIndexX - 1].changeCell(RED_FILL, GREEN_FILL, BLUE_FILL, RED_STROKE, GREEN_STROKE, BLUE_STROKE, false, true, false);
      map[originIndexY + 1][originIndexX].changeCell(RED_FILL, GREEN_FILL, BLUE_FILL, RED_STROKE, GREEN_STROKE, BLUE_STROKE, false, true, false);
    }
    
    else if(!map[originIndexY][originIndexX - 1].isSolid && !map[originIndexY][originIndexX - 1].isPlaying){ //Middle Left Empty
      map[originIndexY - 1][originIndexX].changeCell(grid.redFill, grid.greenFill, grid.blueFill, grid.redStroke, grid.greenStroke, grid.blueStroke, false, false, false);
      map[originIndexY][originIndexX - 1].changeCell(RED_FILL, GREEN_FILL, BLUE_FILL, RED_STROKE, GREEN_STROKE, BLUE_STROKE, false, true, false);
      map[originIndexY][originIndexX + 1].changeCell(RED_FILL, GREEN_FILL, BLUE_FILL, RED_STROKE, GREEN_STROKE, BLUE_STROKE, false, true, false);
      map[originIndexY + 1][originIndexX].changeCell(RED_FILL, GREEN_FILL, BLUE_FILL, RED_STROKE, GREEN_STROKE, BLUE_STROKE, false, true, false);
    }
    
    else if(!map[originIndexY][originIndexX + 1].isSolid && !map[originIndexY][originIndexX + 1].isPlaying){ //Middle Right Empty
      map[originIndexY + 1][originIndexX].changeCell(grid.redFill, grid.greenFill, grid.blueFill, grid.redStroke, grid.greenStroke, grid.blueStroke, false, false, false);
      map[originIndexY - 1][originIndexX].changeCell(RED_FILL, GREEN_FILL, BLUE_FILL, RED_STROKE, GREEN_STROKE, BLUE_STROKE, false, true, false);
      map[originIndexY][originIndexX - 1].changeCell(RED_FILL, GREEN_FILL, BLUE_FILL, RED_STROKE, GREEN_STROKE, BLUE_STROKE, false, true, false);
      map[originIndexY][originIndexX + 1].changeCell(RED_FILL, GREEN_FILL, BLUE_FILL, RED_STROKE, GREEN_STROKE, BLUE_STROKE, false, true, false);
    }
    
    else if(!map[originIndexY + 1][originIndexX].isSolid && !map[originIndexY + 1][originIndexX].isPlaying){ //Bottom Middle Empty
      map[originIndexY][originIndexX - 1].changeCell(grid.redFill, grid.greenFill, grid.blueFill, grid.redStroke, grid.greenStroke, grid.blueStroke, false, false, false);
      map[originIndexY - 1][originIndexX].changeCell(RED_FILL, GREEN_FILL, BLUE_FILL, RED_STROKE, GREEN_STROKE, BLUE_STROKE, false, true, false);
      map[originIndexY][originIndexX + 1].changeCell(RED_FILL, GREEN_FILL, BLUE_FILL, RED_STROKE, GREEN_STROKE, BLUE_STROKE, false, true, false);
      map[originIndexY + 1][originIndexX].changeCell(RED_FILL, GREEN_FILL, BLUE_FILL, RED_STROKE, GREEN_STROKE, BLUE_STROKE, false, true, false);
    }
  }
  
}

class Z extends Block {
  
  static final int RED_FILL = 238;
  static final int GREEN_FILL = 34;
  static final int BLUE_FILL = 41;
  
  Z(Grid grid, int xIndex, int yIndex) {
    super(grid, RED_FILL, GREEN_FILL, BLUE_FILL);
    super.originIndexX = xIndex + 1;
    super.originIndexY = yIndex;
    grid.changeCell(xIndex, yIndex - 1, RED_FILL, GREEN_FILL, BLUE_FILL, super.RED_STROKE, super.GREEN_STROKE, super.BLUE_STROKE, false, true, true); 
    for(int i = 0; i < 2; i++){
      grid.changeCell(xIndex + 1, yIndex, RED_FILL, GREEN_FILL, BLUE_FILL, super.RED_STROKE, super.GREEN_STROKE, super.BLUE_STROKE, false, true, true); 
      if(i == 0) {
        grid.changeCell(xIndex + 1, yIndex - 1, RED_FILL, GREEN_FILL, BLUE_FILL, super.RED_STROKE, super.GREEN_STROKE, super.BLUE_STROKE, false, true, true); 
      }
      xIndex++;
    }
  }
  
}
